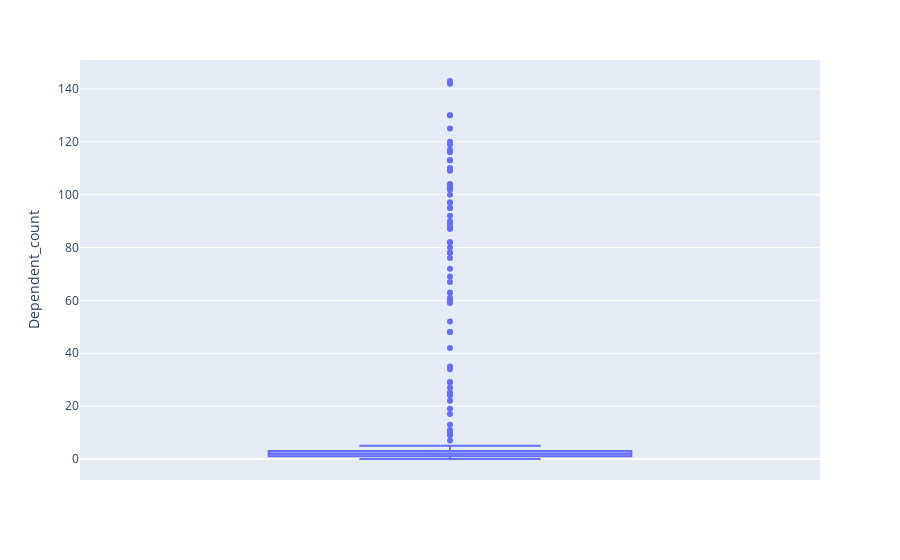

The code cell stored with this chart in its notebook:
### Code cell
#creating box plot to view outliers on DEPENDENT COUNT
fig = px.box(df, y='Dependent_count')

fig.show()

### Figure 1 — Plotly figure (JSON) as saved in the notebook; plotly's stock layout.template omitted (floating-point values rounded to 4 significant figures; data arrays with more than 128 entries replaced by an {"elided": "..."} marker saying what was removed)
{"data": [{"alignmentgroup": "True", "hovertemplate": "Dependent_count=%{y}<extra></extra>", "legendgroup": "", "marker": {"color": "#636efa"}, "name": "", "notched": false, "offsetgroup": "", "orientation": "v", "showlegend": false, "type": "box", "x0": " ", "xaxis": "x", "y": {"elided": "10127 int values"}, "y0": " ", "yaxis": "y"}], "layout": {"boxmode": "group", "legend": {"tracegroupgap": 0}, "margin": {"t": 60}, "xaxis": {"anchor": "y", "domain": [0, 1]}, "yaxis": {"anchor": "x", "domain": [0, 1], "title": {"text": "Dependent_count"}}}}
